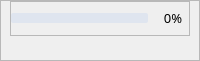
          <widget class="QFrame" name="progress">
           <property name="sizePolicy">
            <sizepolicy hsizetype="Preferred" vsizetype="Preferred">
             <horstretch>0</horstretch>
             <verstretch>0</verstretch>
            </sizepolicy>
           </property>
           <property name="minimumSize">
            <size>
             <width>0</width>
             <height>0</height>
            </size>
           </property>
           <property name="maximumSize">
            <size>
             <width>16777215</width>
             <height>44</height>
            </size>
           </property>
           <property name="font">
            <font>
             <pointsize>10</pointsize>
            </font>
           </property>
           <property name="frameShape">
            <enum>QFrame::StyledPanel</enum>
           </property>
           <property name="frameShadow">
            <enum>QFrame::Raised</enum>
           </property>
           <layout class="QVBoxLayout" name="verticalLayout_3">
            <property name="leftMargin">
             <number>9</number>
            </property>
            <property name="topMargin">
             <number>0</number>
            </property>
            <property name="rightMargin">
             <number>9</number>
            </property>
            <property name="bottomMargin">
             <number>0</number>
            </property>
            <item>
             <widget class="QFrame" name="progress_2">
              <property name="sizePolicy">
               <sizepolicy hsizetype="Preferred" vsizetype="Preferred">
                <horstretch>0</horstretch>
                <verstretch>0</verstretch>
               </sizepolicy>
              </property>
              <property name="minimumSize">
               <size>
                <width>0</width>
                <height>35</height>
               </size>
              </property>
              <property name="maximumSize">
               <size>
                <width>16777215</width>
                <height>35</height>
               </size>
              </property>
              <property name="font">
               <font>
                <pointsize>10</pointsize>
               </font>
              </property>
              <property name="frameShape">
               <enum>QFrame::StyledPanel</enum>
              </property>
              <property name="frameShadow">
               <enum>QFrame::Raised</enum>
              </property>
              <layout class="QHBoxLayout" name="horizontalLayout_3">
               <property name="spacing">
                <number>9</number>
               </property>
               <property name="leftMargin">
                <number>0</number>
               </property>
               <property name="topMargin">
                <number>0</number>
               </property>
               <property name="rightMargin">
                <number>0</number>
               </property>
               <property name="bottomMargin">
                <number>0</number>
               </property>
               <item>
                <widget class="QProgressBar" name="progressBar">
                 <property name="sizePolicy">
                  <sizepolicy hsizetype="Preferred" vsizetype="Preferred">
                   <horstretch>0</horstretch>
                   <verstretch>0</verstretch>
                  </sizepolicy>
                 </property>
                 <property name="minimumSize">
                  <size>
                   <width>0</width>
                   <height>10</height>
                  </size>
                 </property>
                 <property name="maximumSize">
                  <size>
                   <width>16777215</width>
                   <height>10</height>
                  </size>
                 </property>
                 <property name="font">
                  <font>
                   <family>HarmonyOS Sans SC Light</family>
                   <pointsize>10</pointsize>
                  </font>
                 </property>
                 <property name="styleSheet">
                  <string notr="true">QProgressBar {
    background: #DFE5EF;
	border-radius: 2px;
}
QProgressBar::chunk { 
	background: #0077FF;
}</string>
                 </property>
                 <property name="value">
                  <number>0</number>
                 </property>
                 <property name="textVisible">
                  <bool>false</bool>
                 </property>
                 <property name="format">
                  <string/>
                 </property>
                </widget>
               </item>
               <item>
                <widget class="QLabel" name="progress_label">
                 <property name="maximumSize">
                  <size>
                   <width>32</width>
                   <height>32</height>
                  </size>
                 </property>
                 <property name="font">
                  <font>
                   <family>HarmonyOS Sans SC</family>
                   <pointsize>10</pointsize>
                  </font>
                 </property>
                 <property name="styleSheet">
                  <string notr="true">color: #000000;</string>
                 </property>
                 <property name="text">
                  <string>0%</string>
                 </property>
                 <property name="alignment">
                  <set>Qt::AlignCenter</set>
                 </property>
                </widget>
               </item>
              </layout>
             </widget>
            </item>
            <item>
             <widget class="QLabel" name="msg_label">
              <property name="minimumSize">
               <size>
                <width>0</width>
                <height>0</height>
               </size>
              </property>
              <property name="maximumSize">
               <size>
                <width>16777215</width>
                <height>25</height>
               </size>
              </property>
              <property name="font">
               <font>
                <family>HarmonyOS Sans SC</family>
                <pointsize>10</pointsize>
               </font>
              </property>
              <property name="styleSheet">
               <string notr="true">color:#000000;</string>
              </property>
              <property name="text">
               <string notr="true"/>
              </property>
              <property name="alignment">
               <set>Qt::AlignCenter</set>
              </property>
             </widget>
            </item>
           </layout>
          </widget>
